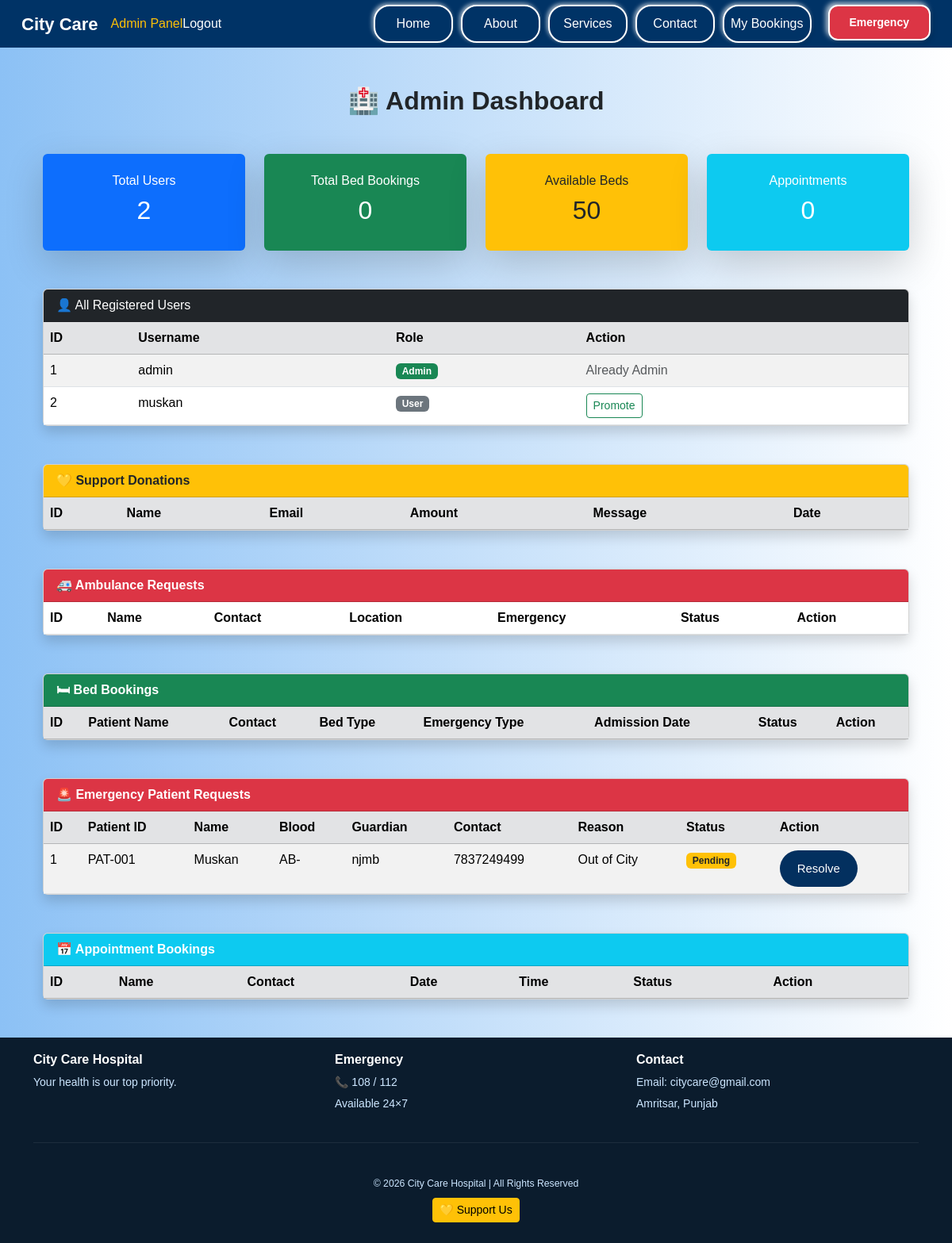
The page /admin (signed in) on the database its author committed.
### main.py (models this page shows)
class User(db.Model):
    id = db.Column(db.Integer, primary_key=True)
    username = db.Column(db.String(100), nullable=False, unique=True)
    password = db.Column(db.String(200), nullable=False)
    role = db.Column(db.String(20), default="user")  # Default role is user

class EmergencyRequest(db.Model):
    id = db.Column(db.Integer, primary_key=True)
    patient_id = db.Column(db.String(50), nullable=False)
    patient_name = db.Column(db.String(100), nullable=False)
    dob = db.Column(db.Date, nullable=False)
    blood_group = db.Column(db.String(10), nullable=True)
    medical_history = db.Column(db.Text, nullable=False)
    guardian_name = db.Column(db.String(100), nullable=False)
    relation = db.Column(db.String(50), nullable=False)
    contact_number = db.Column(db.String(15), nullable=False)
    email = db.Column(db.String(100), nullable=False)
    address = db.Column(db.Text, nullable=False)
    insurance_provider = db.Column(db.String(500), nullable=True)
    policy_number = db.Column(db.String(100), nullable=True)
    insurance_file = db.Column(db.String(500), nullable=True)
    reason = db.Column(db.String(100), nullable=False)
    status = db.Column(db.String(20), default="Pending")
    submitted_at = db.Column(db.DateTime, default=datetime.utcnow)

### main.py (the view)
@app.route('/admin')
@login_required
def admin_dashboard():
    if session.get("role") != "admin":
        flash("Access denied! Admins only.")
        return redirect(url_for('home'))
    TOTAL_BEDS = 50
    total_users = User.query.count()
    total_bed_bookings = BedBooking.query.count()
    total_appointments = Appointment.query.count()
    total_emergencies = EmergencyRequest.query.count()
    total_ambulances = AmbulanceRequest.query.count()
    total_support = Support.query.count()
    total_support_amount = db.session.query(db.func.sum(Support.amount)).scalar() or 0
    users = User.query.all()
    support_data = Support.query.order_by(Support.created_at.asc()).all()
    ambulance_requests = AmbulanceRequest.query.order_by(AmbulanceRequest.id.asc()).all()
    bed_bookings = BedBooking.query.order_by(BedBooking.id.asc()).all()
    occupied_beds=BedBooking.query.filter(BedBooking.status.in_(["Reserverd","Admitted"])).count()
    available_beds = TOTAL_BEDS - occupied_beds
    emergency_requests = EmergencyRequest.query.order_by(EmergencyRequest.id.desc()).all()
    appointments = Appointment.query.order_by(Appointment.id.desc()).all()
    return render_template(
        "admin_dashboard.html",
        total_users=total_users,
        total_bed_bookings=total_bed_bookings,
        available_beds=available_beds,
        total_appointments=total_appointments,
        total_emergencies=total_emergencies,
        total_ambulances=total_ambulances,
        total_support=total_support,
        total_support_amount=total_support_amount,
        users=users,
        support_data=support_data,
        ambulance_requests=ambulance_requests,
        bed_bookings=bed_bookings,
        emergency_requests=emergency_requests,
        appointments=appointments
    )

### main.py (called while the page is built)
def login_required(f):
    @wraps(f)
    def decorated_function(*args, **kwargs):
        if 'user_id' not in session:
            flash("Please log in first!", "login_error")
            return redirect(url_for('login'))
        return f(*args, **kwargs)
    return decorated_function

### templates/admin_dashboard.html (shortened to what this page needs)
{% extends "base.html" %}
{% block content %}
<div class="container mt-5">
<h2 class="text-center mb-5 fw-bold">🏥 Admin Dashboard</h2>
<div class="row g-4 mb-5 text-center">
    <div class="col-md-3">
        <div class="card shadow-lg border-0 p-4 bg-primary text-white">
            <h6>Total Users</h6>
            <h2>{{ total_users }}</h2>
        </div>
    </div>
    <div class="col-md-3">
        <div class="card shadow-lg border-0 p-4 bg-success text-white">
            <h6>Total Bed Bookings</h6>
            <h2>{{ total_bed_bookings }}</h2>
        </div>
    </div>
    <div class="col-md-3">
        <div class="card shadow-lg border-0 p-4 bg-warning text-dark">
            <h6>Available Beds</h6>
            <h2>{{ available_beds }}</h2>
        </div>
    </div>
    <div class="col-md-3">
        <div class="card shadow-lg border-0 p-4 bg-info text-white">
            <h6>Appointments</h6>
            <h2>{{ total_appointments }}</h2>
        </div>
    </div>
</div>
<div class="card shadow mb-5">
    <div class="card-header bg-dark text-white">
        👤 All Registered Users
    </div>
    <div class="card-body p-0">
        <table class="table table-striped table-hover mb-0">
            <thead class="table-secondary">
                <tr>
                    <th>ID</th>
                    <th>Username</th>
                    <th>Role</th>
                    <th>Action</th>
                </tr>
            </thead>
            <tbody>
                {% for user in users %}
                <tr>
                    <td>{{ user.id }}</td>
                    <td>{{ user.username }}</td>
                    <td>
                        {% if user.role == "admin" %}
                            <span class="badge bg-success">Admin</span>
                        {% else %}
                            <span class="badge bg-secondary">User</span>
                        {% endif %}
                    </td>
                    <td>
                        {% if user.role != "admin" %}
                            <a href="{{ url_for('promote_user', user_id=user.id) }}"
                               class="btn btn-sm btn-outline-success">
                               Promote
                            </a>
                        {% else %}
                            <span class="text-muted">Already Admin</span>
                        {% endif %}
                    </td>
                </tr>
                {% endfor %}
            </tbody>
        </table>
    </div>
</div>
<div class="card shadow mb-5">
    <div class="card-header bg-warning fw-bold">
        💛 Support Donations
    </div>
    <div class="card-body p-0">
        <table class="table table-striped table-hover mb-0">
            <thead class="table-secondary">
                <tr>
                    <th>ID</th>
                    <th>Name</th>
                    <th>Email</th>
                    <th>Amount</th>
                    <th>Message</th>
                    <th>Date</th>
                </tr>
            </thead>
        </table>
    </div>
</div>
<div class="card shadow mb-5">
    <div class="card-header bg-danger text-white fw-bold">🚑 Ambulance Requests</div>
    <div class="card-body p-0">
        <table class="table table-striped mb-0">
            <thead>
                <tr>
                    <th>ID</th>
                    <th>Name</th>
                    <th>Contact</th>
                    <th>Location</th>
                    <th>Emergency</th>
                    <th>Status</th>
                    <th>Action</th>
                </tr>
            </thead>
        </table>
    </div>
</div>
<div class="card shadow mt-5">
    <div class="card-header bg-success text-white fw-bold">
        🛏 Bed Bookings
    </div>
    <div class="card-body p-0">
        <table class="table table-striped table-hover mb-0">
            <thead class="table-secondary">
                <tr>
                    <th>ID</th>
                    <th>Patient Name</th>
                    <th>Contact</th>
                    <th>Bed Type</th>
                    <th>Emergency Type</th>
                    <th>Admission Date</th>
                    <th>Status</th>
                    <th>Action</th>
                </tr>
            </thead>
        </table>
    </div>
</div>
<div class="card shadow mt-5">
    <div class="card-header bg-danger text-white fw-bold">
        🚨 Emergency Patient Requests
    </div>
    <div class="card-body p-0">
        <table class="table table-striped table-hover mb-0">
            <thead class="table-secondary">
                <tr>
                    <th>ID</th>
                    <th>Patient ID</th>
                    <th>Name</th>
                    <th>Blood</th>
                    <th>Guardian</th>
                    <th>Contact</th>
                    <th>Reason</th>
                    <th>Status</th>
                    <th>Action</th>
                </tr>
            </thead>
            <tbody>
                {% for e in emergency_requests %}
                <tr>
                    <td>{{ e.id }}</td>
                    <td>{{ e.patient_id }}</td>
                    <td>{{ e.patient_name }}</td>
                    <td>{{ e.blood_group }}</td>
                    <td>{{ e.guardian_name }}</td>
                    <td>{{ e.contact_number }}</td>
                    <td>{{ e.reason }}</td>
                    <td>
                        {% if e.status == "Pending" %}
                            <span class="badge bg-warning text-dark">Pending</span>
                        {% else %}
                            <span class="badge bg-success">Resolved</span>
                        {% endif %}
                    </td>
                    <td>
                        {% if e.status == "Pending" %}
                            <a href="{{ url_for('update_emergency_status', id=e.id) }}"
                               class="btn btn-sm btn-success">
                               Resolve
                            </a>
                        {% else %}
                            <span class="text-success">Done</span>
                        {% endif %}
                    </td>
                </tr>
                {% endfor %}
            </tbody>
        </table>
    </div>
</div>
<div class="card shadow mt-5">
    <div class="card-header bg-info text-white fw-bold">
        📅 Appointment Bookings
    </div>
    <div class="card-body p-0">
        <table class="table table-striped table-hover mb-0">
            <thead class="table-secondary">
                <tr>
                    <th>ID</th>
                    <th>Name</th>
                    <th>Contact</th>
                    <th>Date</th>
                    <th>Time</th>
                    <th>Status</th>
                    <th>Action</th>
                </tr>
            </thead>
        </table>
    </div>
</div>
</div>
{% endblock %}

### templates/base.html (shortened to what this page needs)
<!doctype html>
<html lang="en" dir="ltr">
<head>
    <link
        rel="stylesheet"
        href="https://cdn.jsdelivr.net/npm/bootstrap@5.3.3/dist/css/bootstrap.min.css"
    >
    <link rel="stylesheet" href="{{ url_for('static', filename='css/style.css') }}">
</head>
<body class="{% block class %}{% endblock %}">
<nav class="navbar navbar-expand-lg navbar-dark">
    <div class="container-fluid">
        <a class="navbar-brand fw-bold" href="{{ url_for('home') }}">
            City Care
        </a>
        {% if session.get('role')=='admin' %}
        <a class="nav-link text-warning"
           href="{{ url_for('admin_dashboard') }}">
            Admin Panel
        </a>
        {% endif %}
        {% if session.get('user_id') %}
        <a class="nav-link text-white"
           href="{{ url_for('logout') }}">Logout</a>
        {% else %}
        <a class="nav-link text-white login-btn {% if request.path == '/login' %}active{% endif %}"
           href="{{ url_for('login')}}">Login</a>
        <a class="nav-link text-white Register-btn {% if request.path == '/register' %}active{% endif %}"
           href="{{ url_for('register')}}">Register</a>
        {% endif %}
        <div class="collapse navbar-collapse" id="navbarNav">
            <ul class="navbar-nav ms-auto align-items-center">
                <li class="nav-item text-white home-btn">
                    <a class="nav-link {% if request.path == '/' %}active{% endif %}"
                       href="{{ url_for('home') }}">
                       Home
                    </a>
                </li>
                <li class="nav-item text-white about-btn">
                    <a class="nav-link {% if request.path == '/about' %}active{% endif %}"
                       href="{{ url_for('about') }}">
                       About
                    </a>
                </li>
                <li class="nav-item text-white services-btn">
                    <a class="nav-link {% if request.path == '/services' %}active{% endif %}"
                       href="{{ url_for('services') }}">
                       Services
                    </a>
                </li>
                <li class="nav-item text-white contact-btn">
                    <a class="nav-link {% if request.path == '/contact' %}active{% endif %}"
                       href="{{ url_for('contact') }}">
                       Contact
                    </a>
                </li>
                <li class="nav-item text-white">
                    <a class="nav-link {% if request.path == '/my_bookings' %}active{% endif %}"
                       href="{{ url_for('my_bookings') }}">
                       My Bookings
                    </a>
                </li>
                <li class="nav-item ms-3">
                    <a class="btn btn-danger btn-sm" href="{{ url_for('emergency') }}">
                        Emergency
                    </a>
                </li>
            </ul>
        </div>
    </div>
</nav>
<main class="container mt-4">
    <div>
        {% block content %}{% endblock %}
    </div>
</main>
<footer class="footer custom-footer mt-5">
    <div class="container">
        <div class="row text-center text-md-start">
            <div class="col-md-4 mb-3">
                <h5>City Care Hospital</h5>
                <p>Your health is our top priority.</p>
            </div>
            <div class="col-md-4 mb-3">
                <h5>Emergency</h5>
                <p>📞 108 / 112</p>
                <p>Available 24×7</p>
            </div>
            <div class="col-md-4 mb-3">
                <h5>Contact</h5>
                <p>Email: citycare@gmail.com</p>
                <p>Amritsar, Punjab</p>
            </div>
        </div>
        <hr>
    </div>
    <div class="text-white text-center p-3 mt-4">
        <p class="mb-2"><small>© 2026 City Care Hospital | All Rights Reserved</small></p>
        <a href="{{ url_for('support') }}" class="btn btn-warning btn-sm">
            💛 Support Us
        </a>
    </div>
</footer>
</body>
</html>

### static/css/style.css (style rules this page uses)
.navbar-nav .nav-link { padding: 10px 25px; border-radius: 25px; min-width: 100px; text-align: center; margin: 0 5px; color: white !important; background:#003366; transition: all 0.3s ease; box-shadow: 2px 2px 5px rgba(0,0,0,0.1),-2px -2px 5px rgba(255,255,255,0.6); border:2px solid white; }
.navbar { background:#003366; backdrop-filter: blur(8px); padding: 6px 15px; border:none; font-weight: 500; box-shadow: none; }
.navbar-brand { font-size: 22px; font-weight: bold; color: white ; }
.btn-danger { border-radius: 12px; padding: 10px 25px; font-weight: 600; box-shadow: 2px 2px 5px rgba(0,0,0,0.1), -2px -2px 5px rgba(255,255,255,0.6); border: 2px solid white; transition: all 0.3s ease; }
.btn-danger { transform: translateY(-2px); box-shadow: 3px 3px 6px rgba(0,0,0,0.12), -3px -3px 6px rgba(255,255,255,0.7); }
.btn-success { background-color: #03305f; color: white; padding: 12px 22px; border: none; border-radius: 30px; font-size: 15px; font-weight: 500; transition: 0.3s ease; }
.btn-success { --bs-btn-color: #fff; --bs-btn-bg: #03305f; --bs-btn-border-color: #03305f; --bs-btn-hover-color: #fff; --bs-btn-hover-bg:#03305f; --bs-btn-hover-border-color: #03305f; --bs-btn-focus-shadow-rgb: 60, 153, 110; --bs-btn-active-color: #fff; --bs-btn-active-bg: #03305f; --bs-btn-active-border-color: #03305f; --bs-btn-active-shadow: inset 0 3px 5px rgba(0, 0, 0, 0.125); --bs-btn-disabled-color: #fff; --bs-btn-disabled-bg: #03305f; --bs-btn-disabled-border-color: #03305f; }
.custom-footer { background-color: #0b1c2d; color: #f1f1f1; padding: 18px 0 10px; }
.custom-footer h5 { font-size: 16px; font-weight: 700; margin-bottom: 8px; color:#ffffff; }
.custom-footer p { font-size: 14px; margin-bottom: 6px; color:#cce6ff; }
.custom-footer hr { border-color: rgba(255, 255, 255, 0.3); }
.custom-footer .text-center { color: #99ccff; font-size: 13px; }
body { background-color:#a0f0f0d3 ; }
body { margin: 0; padding: 0; font-family: Arial, Helvetica, sans-serif; background: linear-gradient(to right, #8cc1f5, #ffffff); }
.navbar-nav .nav-link, .login-btn, .Register-btn { padding: 10px 25px; border-radius: 20px; margin:0 5px; background: #003366; color: white!important; border: 2px solid white; box-shadow: 2px 2px 5px rgba(0,0,0,0.1), -2px -2px 5px rgba(255,255,255,0.6); transition: all 0.3s ease; }

### rows shown on the page
User: id "1", username "admin", role "Admin"
User: id "2", username "muskan", role "User"
EmergencyRequest: id "1", patient_id "PAT-001", patient_name "Muskan", blood_group "AB-", guardian_name "njmb", contact_number "7837249499", reason "Out of City", status "Pending"

### other values the page prints
{{ total_users }} "2"
{{ total_bed_bookings }} "0"
{{ available_beds }} "50"
{{ total_appointments }} "0"
